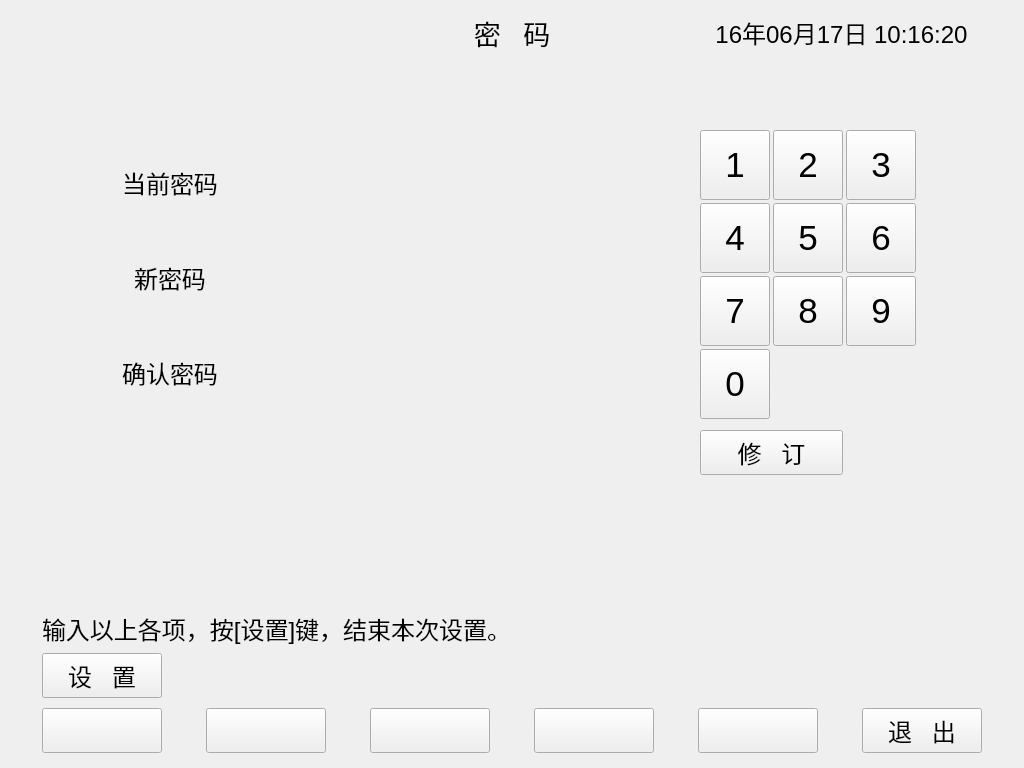
<?xml version="1.0" encoding="UTF-8"?>
<ui version="4.0">
 <class>setpassword</class>
 <widget class="QDialog" name="setpassword">
  <property name="geometry">
   <rect>
    <x>0</x>
    <y>0</y>
    <width>1024</width>
    <height>768</height>
   </rect>
  </property>
  <property name="windowTitle">
   <string>密码设置</string>
  </property>
  <widget class="QPushButton" name="pushButton_2">
   <property name="geometry">
    <rect>
     <x>773</x>
     <y>130</y>
     <width>70</width>
     <height>70</height>
    </rect>
   </property>
   <property name="font">
    <font>
     <pointsize>26</pointsize>
    </font>
   </property>
   <property name="focusPolicy">
    <enum>Qt::NoFocus</enum>
   </property>
   <property name="text">
    <string>2</string>
   </property>
  </widget>
  <widget class="QLabel" name="title">
   <property name="geometry">
    <rect>
     <x>10</x>
     <y>10</y>
     <width>345</width>
     <height>45</height>
    </rect>
   </property>
   <property name="sizePolicy">
    <sizepolicy hsizetype="Expanding" vsizetype="Expanding">
     <horstretch>0</horstretch>
     <verstretch>0</verstretch>
    </sizepolicy>
   </property>
   <property name="font">
    <font>
     <pointsize>18</pointsize>
    </font>
   </property>
   <property name="text">
    <string/>
   </property>
  </widget>
  <widget class="QLabel" name="title_2">
   <property name="geometry">
    <rect>
     <x>355</x>
     <y>10</y>
     <width>314</width>
     <height>45</height>
    </rect>
   </property>
   <property name="sizePolicy">
    <sizepolicy hsizetype="Expanding" vsizetype="Expanding">
     <horstretch>0</horstretch>
     <verstretch>0</verstretch>
    </sizepolicy>
   </property>
   <property name="font">
    <font>
     <pointsize>20</pointsize>
    </font>
   </property>
   <property name="text">
    <string>密   码</string>
   </property>
   <property name="alignment">
    <set>Qt::AlignCenter</set>
   </property>
  </widget>
  <widget class="QPushButton" name="buttontemp3">
   <property name="geometry">
    <rect>
     <x>370</x>
     <y>708</y>
     <width>120</width>
     <height>45</height>
    </rect>
   </property>
   <property name="font">
    <font>
     <pointsize>18</pointsize>
    </font>
   </property>
   <property name="focusPolicy">
    <enum>Qt::NoFocus</enum>
   </property>
   <property name="text">
    <string/>
   </property>
  </widget>
  <widget class="QPushButton" name="pushButton_5">
   <property name="geometry">
    <rect>
     <x>773</x>
     <y>203</y>
     <width>70</width>
     <height>70</height>
    </rect>
   </property>
   <property name="font">
    <font>
     <pointsize>26</pointsize>
    </font>
   </property>
   <property name="focusPolicy">
    <enum>Qt::NoFocus</enum>
   </property>
   <property name="text">
    <string>5</string>
   </property>
  </widget>
  <widget class="QPushButton" name="pushButton_9">
   <property name="geometry">
    <rect>
     <x>846</x>
     <y>276</y>
     <width>70</width>
     <height>70</height>
    </rect>
   </property>
   <property name="font">
    <font>
     <pointsize>26</pointsize>
    </font>
   </property>
   <property name="focusPolicy">
    <enum>Qt::NoFocus</enum>
   </property>
   <property name="text">
    <string>9</string>
   </property>
  </widget>
  <widget class="QPushButton" name="buttontemp2">
   <property name="geometry">
    <rect>
     <x>206</x>
     <y>708</y>
     <width>120</width>
     <height>45</height>
    </rect>
   </property>
   <property name="font">
    <font>
     <pointsize>18</pointsize>
    </font>
   </property>
   <property name="focusPolicy">
    <enum>Qt::NoFocus</enum>
   </property>
   <property name="text">
    <string/>
   </property>
  </widget>
  <widget class="QPushButton" name="buttontemp5">
   <property name="geometry">
    <rect>
     <x>698</x>
     <y>708</y>
     <width>120</width>
     <height>45</height>
    </rect>
   </property>
   <property name="font">
    <font>
     <pointsize>18</pointsize>
    </font>
   </property>
   <property name="focusPolicy">
    <enum>Qt::NoFocus</enum>
   </property>
   <property name="text">
    <string/>
   </property>
  </widget>
  <widget class="QPushButton" name="pushButton_0">
   <property name="geometry">
    <rect>
     <x>700</x>
     <y>349</y>
     <width>70</width>
     <height>70</height>
    </rect>
   </property>
   <property name="font">
    <font>
     <pointsize>26</pointsize>
    </font>
   </property>
   <property name="focusPolicy">
    <enum>Qt::NoFocus</enum>
   </property>
   <property name="text">
    <string>0</string>
   </property>
  </widget>
  <widget class="QPushButton" name="buttontemp4">
   <property name="geometry">
    <rect>
     <x>534</x>
     <y>708</y>
     <width>120</width>
     <height>45</height>
    </rect>
   </property>
   <property name="font">
    <font>
     <pointsize>18</pointsize>
    </font>
   </property>
   <property name="focusPolicy">
    <enum>Qt::NoFocus</enum>
   </property>
   <property name="text">
    <string/>
   </property>
  </widget>
  <widget class="QLabel" name="labelbuttonarea">
   <property name="geometry">
    <rect>
     <x>10</x>
     <y>703</y>
     <width>1004</width>
     <height>55</height>
    </rect>
   </property>
   <property name="text">
    <string/>
   </property>
  </widget>
  <widget class="QLabel" name="labelmessage">
   <property name="geometry">
    <rect>
     <x>42</x>
     <y>608</y>
     <width>721</width>
     <height>40</height>
    </rect>
   </property>
   <property name="font">
    <font>
     <pointsize>18</pointsize>
    </font>
   </property>
   <property name="text">
    <string>输入以上各项，按[设置]键，结束本次设置。</string>
   </property>
   <property name="alignment">
    <set>Qt::AlignLeading|Qt::AlignLeft|Qt::AlignVCenter</set>
   </property>
  </widget>
  <widget class="QPushButton" name="pushButton_8">
   <property name="geometry">
    <rect>
     <x>773</x>
     <y>276</y>
     <width>70</width>
     <height>70</height>
    </rect>
   </property>
   <property name="font">
    <font>
     <pointsize>26</pointsize>
    </font>
   </property>
   <property name="focusPolicy">
    <enum>Qt::NoFocus</enum>
   </property>
   <property name="text">
    <string>8</string>
   </property>
  </widget>
  <widget class="QPushButton" name="pushButton_3">
   <property name="geometry">
    <rect>
     <x>846</x>
     <y>130</y>
     <width>70</width>
     <height>70</height>
    </rect>
   </property>
   <property name="font">
    <font>
     <pointsize>26</pointsize>
    </font>
   </property>
   <property name="focusPolicy">
    <enum>Qt::NoFocus</enum>
   </property>
   <property name="text">
    <string>3</string>
   </property>
  </widget>
  <widget class="QPushButton" name="pushButton_7">
   <property name="geometry">
    <rect>
     <x>700</x>
     <y>276</y>
     <width>70</width>
     <height>70</height>
    </rect>
   </property>
   <property name="font">
    <font>
     <pointsize>26</pointsize>
    </font>
   </property>
   <property name="focusPolicy">
    <enum>Qt::NoFocus</enum>
   </property>
   <property name="text">
    <string>7</string>
   </property>
  </widget>
  <widget class="QPushButton" name="pushButton_6">
   <property name="geometry">
    <rect>
     <x>846</x>
     <y>203</y>
     <width>70</width>
     <height>70</height>
    </rect>
   </property>
   <property name="font">
    <font>
     <pointsize>26</pointsize>
    </font>
   </property>
   <property name="focusPolicy">
    <enum>Qt::NoFocus</enum>
   </property>
   <property name="text">
    <string>6</string>
   </property>
  </widget>
  <widget class="QPushButton" name="buttontemp1">
   <property name="geometry">
    <rect>
     <x>42</x>
     <y>708</y>
     <width>120</width>
     <height>45</height>
    </rect>
   </property>
   <property name="font">
    <font>
     <pointsize>18</pointsize>
    </font>
   </property>
   <property name="focusPolicy">
    <enum>Qt::NoFocus</enum>
   </property>
   <property name="text">
    <string/>
   </property>
  </widget>
  <widget class="MyLabel" name="labelpassword_old">
   <property name="geometry">
    <rect>
     <x>250</x>
     <y>160</y>
     <width>150</width>
     <height>45</height>
    </rect>
   </property>
   <property name="font">
    <font>
     <pointsize>24</pointsize>
    </font>
   </property>
   <property name="text">
    <string/>
   </property>
   <property name="alignment">
    <set>Qt::AlignCenter</set>
   </property>
  </widget>
  <widget class="QLabel" name="label">
   <property name="geometry">
    <rect>
     <x>120</x>
     <y>160</y>
     <width>100</width>
     <height>45</height>
    </rect>
   </property>
   <property name="font">
    <font>
     <pointsize>18</pointsize>
    </font>
   </property>
   <property name="text">
    <string>当前密码</string>
   </property>
   <property name="alignment">
    <set>Qt::AlignCenter</set>
   </property>
  </widget>
  <widget class="QPushButton" name="pushButton_4">
   <property name="geometry">
    <rect>
     <x>700</x>
     <y>203</y>
     <width>70</width>
     <height>70</height>
    </rect>
   </property>
   <property name="font">
    <font>
     <pointsize>26</pointsize>
    </font>
   </property>
   <property name="focusPolicy">
    <enum>Qt::NoFocus</enum>
   </property>
   <property name="text">
    <string>4</string>
   </property>
  </widget>
  <widget class="QPushButton" name="buttonquit">
   <property name="geometry">
    <rect>
     <x>862</x>
     <y>708</y>
     <width>120</width>
     <height>45</height>
    </rect>
   </property>
   <property name="font">
    <font>
     <pointsize>18</pointsize>
    </font>
   </property>
   <property name="focusPolicy">
    <enum>Qt::NoFocus</enum>
   </property>
   <property name="text">
    <string>退   出</string>
   </property>
  </widget>
  <widget class="QPushButton" name="pushButton_1">
   <property name="geometry">
    <rect>
     <x>700</x>
     <y>130</y>
     <width>70</width>
     <height>70</height>
    </rect>
   </property>
   <property name="font">
    <font>
     <pointsize>26</pointsize>
    </font>
   </property>
   <property name="focusPolicy">
    <enum>Qt::NoFocus</enum>
   </property>
   <property name="text">
    <string>1</string>
   </property>
  </widget>
  <widget class="QPushButton" name="buttonrevise">
   <property name="geometry">
    <rect>
     <x>700</x>
     <y>430</y>
     <width>143</width>
     <height>45</height>
    </rect>
   </property>
   <property name="font">
    <font>
     <pointsize>18</pointsize>
    </font>
   </property>
   <property name="focusPolicy">
    <enum>Qt::NoFocus</enum>
   </property>
   <property name="text">
    <string>修   订</string>
   </property>
  </widget>
  <widget class="QLabel" name="title_3">
   <property name="geometry">
    <rect>
     <x>669</x>
     <y>10</y>
     <width>345</width>
     <height>45</height>
    </rect>
   </property>
   <property name="sizePolicy">
    <sizepolicy hsizetype="Expanding" vsizetype="Expanding">
     <horstretch>0</horstretch>
     <verstretch>0</verstretch>
    </sizepolicy>
   </property>
   <property name="font">
    <font>
     <pointsize>18</pointsize>
    </font>
   </property>
   <property name="text">
    <string>16年06月17日 10:16:20</string>
   </property>
   <property name="alignment">
    <set>Qt::AlignCenter</set>
   </property>
  </widget>
  <widget class="QPushButton" name="buttonset">
   <property name="geometry">
    <rect>
     <x>42</x>
     <y>653</y>
     <width>120</width>
     <height>45</height>
    </rect>
   </property>
   <property name="font">
    <font>
     <pointsize>18</pointsize>
    </font>
   </property>
   <property name="focusPolicy">
    <enum>Qt::NoFocus</enum>
   </property>
   <property name="text">
    <string>设   置</string>
   </property>
  </widget>
  <widget class="QLabel" name="label_2">
   <property name="geometry">
    <rect>
     <x>120</x>
     <y>255</y>
     <width>100</width>
     <height>45</height>
    </rect>
   </property>
   <property name="font">
    <font>
     <pointsize>18</pointsize>
    </font>
   </property>
   <property name="text">
    <string>新密码</string>
   </property>
   <property name="alignment">
    <set>Qt::AlignCenter</set>
   </property>
  </widget>
  <widget class="QLabel" name="label_3">
   <property name="geometry">
    <rect>
     <x>120</x>
     <y>350</y>
     <width>100</width>
     <height>45</height>
    </rect>
   </property>
   <property name="font">
    <font>
     <pointsize>18</pointsize>
    </font>
   </property>
   <property name="text">
    <string>确认密码</string>
   </property>
   <property name="alignment">
    <set>Qt::AlignCenter</set>
   </property>
  </widget>
  <widget class="MyLabel" name="labelpassword_new">
   <property name="geometry">
    <rect>
     <x>250</x>
     <y>255</y>
     <width>150</width>
     <height>45</height>
    </rect>
   </property>
   <property name="font">
    <font>
     <pointsize>24</pointsize>
    </font>
   </property>
   <property name="text">
    <string/>
   </property>
   <property name="alignment">
    <set>Qt::AlignCenter</set>
   </property>
  </widget>
  <widget class="MyLabel" name="labelpassword_sure">
   <property name="geometry">
    <rect>
     <x>250</x>
     <y>350</y>
     <width>150</width>
     <height>45</height>
    </rect>
   </property>
   <property name="font">
    <font>
     <pointsize>24</pointsize>
    </font>
   </property>
   <property name="text">
    <string/>
   </property>
   <property name="textFormat">
    <enum>Qt::AutoText</enum>
   </property>
   <property name="alignment">
    <set>Qt::AlignCenter</set>
   </property>
  </widget>
  <zorder>labelbuttonarea</zorder>
  <zorder>pushButton_2</zorder>
  <zorder>title</zorder>
  <zorder>title_2</zorder>
  <zorder>buttontemp3</zorder>
  <zorder>pushButton_5</zorder>
  <zorder>pushButton_9</zorder>
  <zorder>buttontemp2</zorder>
  <zorder>buttontemp5</zorder>
  <zorder>pushButton_0</zorder>
  <zorder>buttontemp4</zorder>
  <zorder>labelmessage</zorder>
  <zorder>pushButton_8</zorder>
  <zorder>pushButton_3</zorder>
  <zorder>pushButton_7</zorder>
  <zorder>pushButton_6</zorder>
  <zorder>buttontemp1</zorder>
  <zorder>labelpassword_old</zorder>
  <zorder>label</zorder>
  <zorder>pushButton_4</zorder>
  <zorder>buttonquit</zorder>
  <zorder>pushButton_1</zorder>
  <zorder>buttonrevise</zorder>
  <zorder>title_3</zorder>
  <zorder>buttonset</zorder>
  <zorder>label_2</zorder>
  <zorder>label_3</zorder>
  <zorder>labelpassword_new</zorder>
  <zorder>labelpassword_sure</zorder>
 </widget>
 <customwidgets>
  <customwidget>
   <class>MyLabel</class>
   <extends>QLabel</extends>
   <header>mylabel.h</header>
  </customwidget>
 </customwidgets>
 <resources/>
 <connections/>
</ui>
